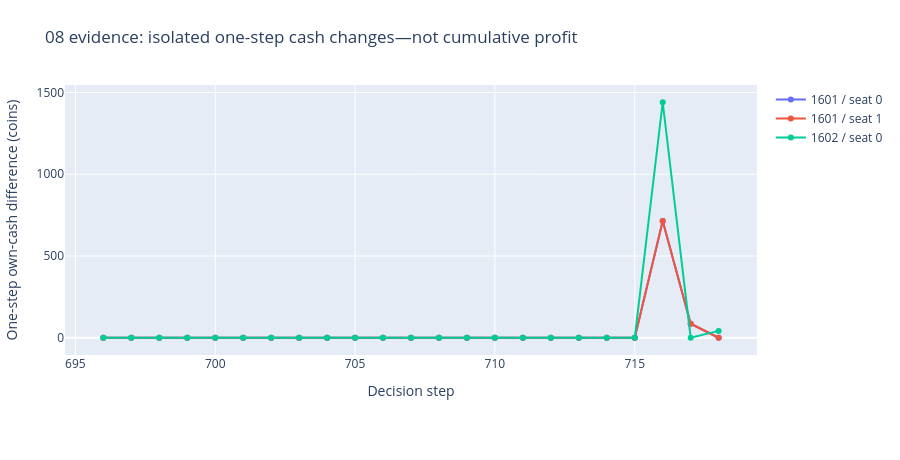

Write notebook code for a chart like this one.
### Markdown cell above
### 4 · Previous one-step effects
This is the earlier evidence. Do not add these isolated branches into a season total.

### Code cell
from visualize_continuation import figures, export_dashboard
charts = figures(OUT, BASE / 'reference')
charts[0].show()

### Figure 1 — Plotly figure (JSON) as saved in the notebook; plotly's stock layout.template omitted (floating-point values rounded to 4 significant figures)
{"data": [{"mode": "lines+markers", "name": "1601 / seat 0", "type": "scatter", "x": [696, 697, 698, 699, 700, 701, 702, 703, 704, 705, 706, 707, 708, 709, 710, 711, 712, 713, 714, 715, 716, 717, 718], "y": [0.0, 0.0, 0.0, 0.0, 0.0, 0.0, 0.0, 0.0, 0.0, 0.0, 0.0, 0.0, 0.0, 0.0, 0.0, 0.0, 0.0, 0.0, 0.0, 0.0, 714.0, 86.0, 0.0]}, {"mode": "lines+markers", "name": "1601 / seat 1", "type": "scatter", "x": [696, 697, 698, 699, 700, 701, 702, 703, 704, 705, 706, 707, 708, 709, 710, 711, 712, 713, 714, 715, 716, 717, 718], "y": [0.0, 0.0, 0.0, 0.0, 0.0, 0.0, 0.0, 0.0, 0.0, 0.0, 0.0, 0.0, 0.0, 0.0, 0.0, 0.0, 0.0, 0.0, 0.0, 0.0, 714.0, 86.0, 0.0]}, {"mode": "lines+markers", "name": "1602 / seat 0", "type": "scatter", "x": [696, 697, 698, 699, 700, 701, 702, 703, 704, 705, 706, 707, 708, 709, 710, 711, 712, 713, 714, 715, 716, 717, 718], "y": [0.0, 0.0, 0.0, 0.0, 0.0, 0.0, 0.0, 0.0, 0.0, 0.0, 0.0, 0.0, 0.0, 0.0, 0.0, 0.0, 0.0, 0.0, 0.0, 0.0, 1440.0, 0.0, 42.0]}], "layout": {"height": 460, "margin": {"b": 105, "l": 65, "r": 25, "t": 85}, "title": {"text": "08 evidence: isolated one-step cash changes—not cumulative profit"}, "xaxis": {"title": {"text": "Decision step"}}, "yaxis": {"title": {"text": "One-step own-cash difference (coins)"}}}}
